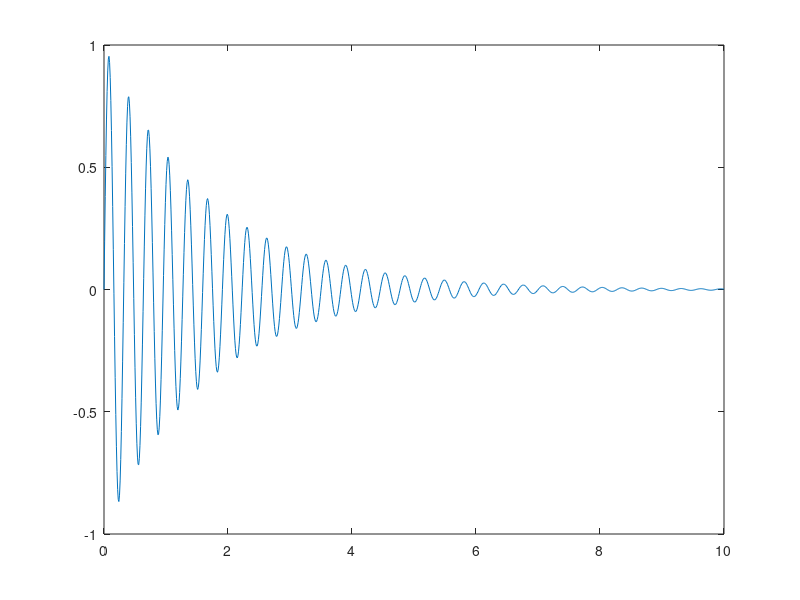

Here is the MATLAB script that generated this plot: (Note: this script raises an error after producing the figure.)
Fs = 100;
T = 10;
f1 = pi;
f2 = 3.16;


t = 0:(1/Fs):T;
x = sin(2*pi*f1*t) .* exp(-0.03*2*pi*f1*t);
% x = [2; -1] * x;
% x = x + [0.5; -0.5] * sin(2*pi*f2*t+2) .* exp(-0.03*2*pi*f2*t);

figure;
plt = plot(t, x);

fmin = 1;
fmax = 10;
Q = 10;
WaveletMenu('WaveletPlot', plt, 'fmin', fmin, 'fmax', fmax, 'Q', Q);